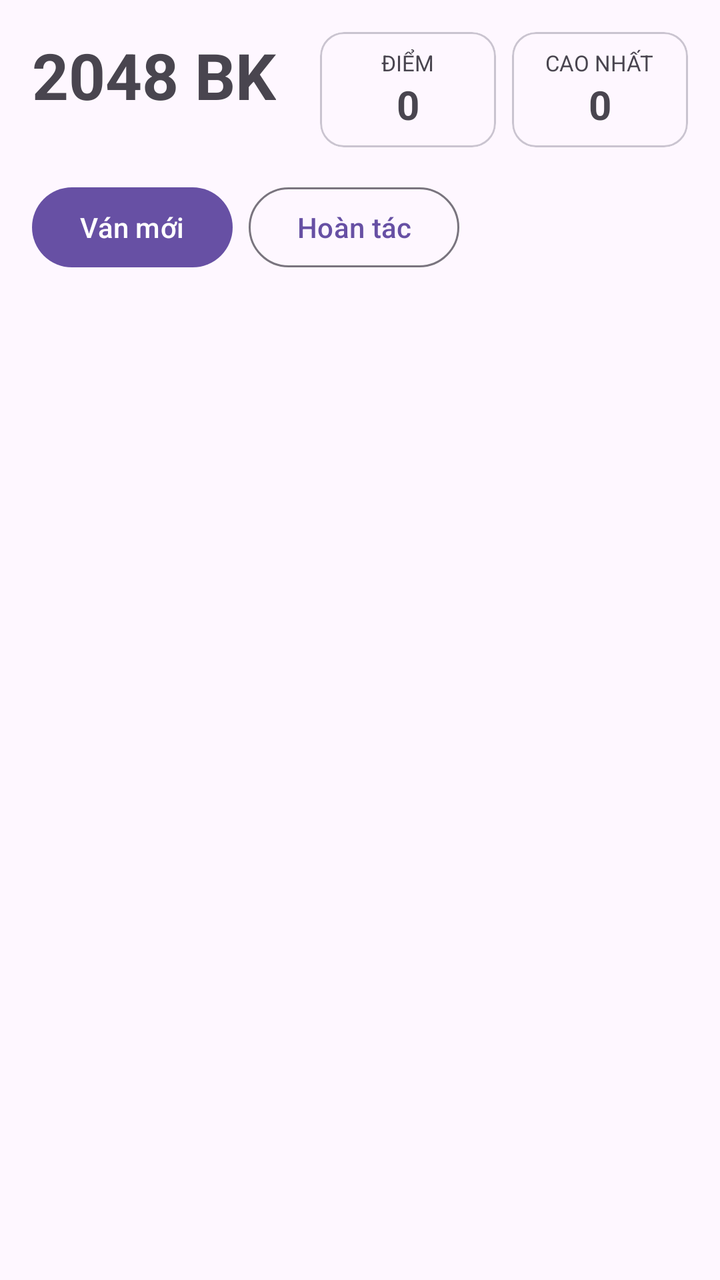
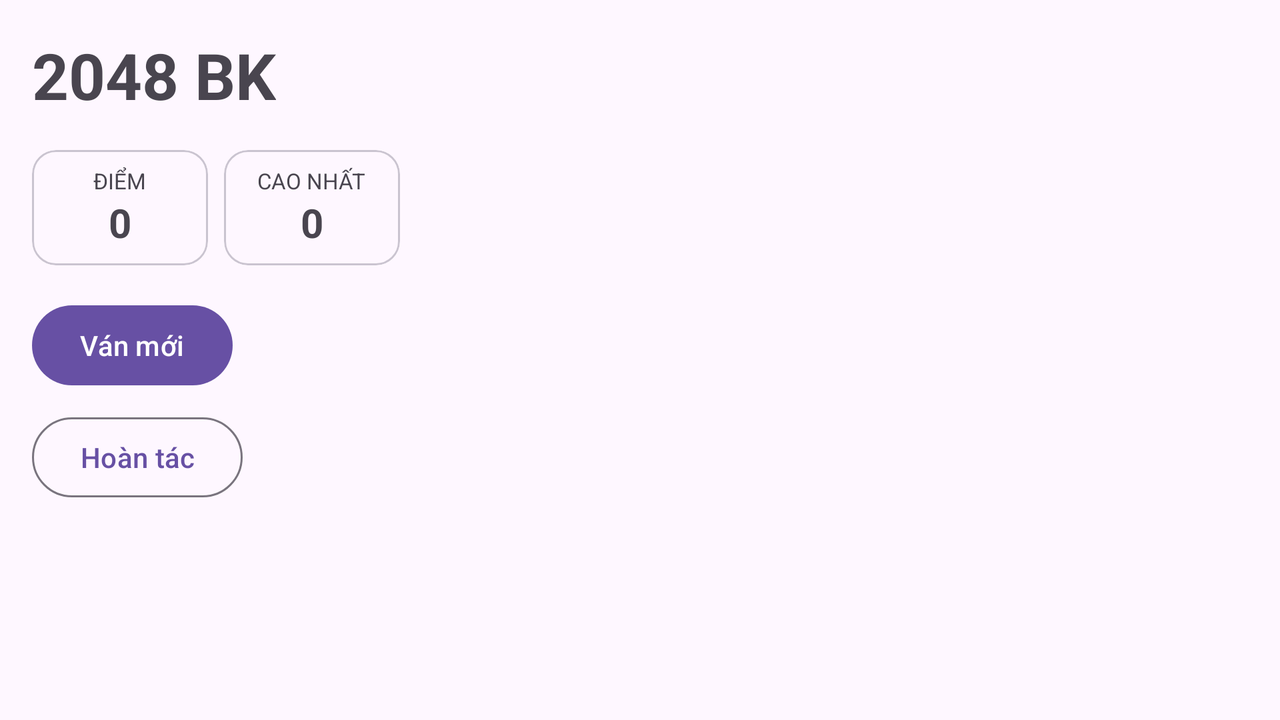

An Android layout and its configuration variant, each rendered on a device that would load it. The default file and the variant file are quoted in full after the pictures.
<!-- AndroidManifest.xml: application theme Theme.BK2048 -->
<!-- res/layout/activity_game.xml -->
<?xml version="1.0" encoding="utf-8"?>
<androidx.constraintlayout.widget.ConstraintLayout xmlns:android="http://schemas.android.com/apk/res/android"
    xmlns:app="http://schemas.android.com/apk/res-auto"
    xmlns:tools="http://schemas.android.com/tools"
    android:id="@+id/main"
    android:layout_width="match_parent"
    android:layout_height="match_parent"
    android:padding="16dp"
    tools:context=".ui.game.GameActivity">

    <TextView
        android:id="@+id/tvTitle"
        android:layout_width="wrap_content"
        android:layout_height="wrap_content"
        android:focusable="true"
        android:focusableInTouchMode="true"
        android:text="@string/app_name"
        android:textSize="32sp"
        android:textStyle="bold"
        app:layout_constraintStart_toStartOf="parent"
        app:layout_constraintTop_toTopOf="parent" />

    <com.google.android.material.card.MaterialCardView
        android:id="@+id/cardBest"
        android:layout_width="wrap_content"
        android:layout_height="wrap_content"
        app:layout_constraintEnd_toEndOf="parent"
        app:layout_constraintTop_toTopOf="parent">

        <LinearLayout
            android:layout_width="wrap_content"
            android:layout_height="wrap_content"
            android:gravity="center"
            android:minWidth="88dp"
            android:orientation="vertical"
            android:padding="8dp">

            <TextView
                android:layout_width="wrap_content"
                android:layout_height="wrap_content"
                android:text="@string/best_label"
                android:textSize="11sp" />

            <TextView
                android:id="@+id/tvBest"
                android:layout_width="wrap_content"
                android:layout_height="wrap_content"
                android:textSize="20sp"
                android:textStyle="bold"
                tools:text="0" />
        </LinearLayout>
    </com.google.android.material.card.MaterialCardView>

    <com.google.android.material.card.MaterialCardView
        android:id="@+id/cardScore"
        android:layout_width="wrap_content"
        android:layout_height="wrap_content"
        android:layout_marginEnd="8dp"
        app:layout_constraintEnd_toStartOf="@id/cardBest"
        app:layout_constraintTop_toTopOf="parent">

        <LinearLayout
            android:layout_width="wrap_content"
            android:layout_height="wrap_content"
            android:gravity="center"
            android:minWidth="88dp"
            android:orientation="vertical"
            android:padding="8dp">

            <TextView
                android:layout_width="wrap_content"
                android:layout_height="wrap_content"
                android:text="@string/score_label"
                android:textSize="11sp" />

            <TextView
                android:id="@+id/tvScore"
                android:layout_width="wrap_content"
                android:layout_height="wrap_content"
                android:textSize="20sp"
                android:textStyle="bold"
                tools:text="0" />
        </LinearLayout>
    </com.google.android.material.card.MaterialCardView>

    <com.google.android.material.button.MaterialButton
        android:id="@+id/btnNewGame"
        android:layout_width="wrap_content"
        android:layout_height="wrap_content"
        android:layout_marginTop="16dp"
        android:text="@string/new_game"
        app:layout_constraintStart_toStartOf="parent"
        app:layout_constraintTop_toBottomOf="@id/cardScore" />

    <com.google.android.material.button.MaterialButton
        android:id="@+id/btnUndo"
        style="@style/Widget.Material3.Button.OutlinedButton"
        android:layout_width="wrap_content"
        android:layout_height="wrap_content"
        android:layout_marginStart="8dp"
        android:text="@string/undo"
        app:layout_constraintBaseline_toBaselineOf="@id/btnNewGame"
        app:layout_constraintStart_toEndOf="@id/btnNewGame" />

    
    <GridLayout
        android:id="@+id/grid"
        android:layout_width="0dp"
        android:layout_height="0dp"
        android:layout_marginTop="16dp"
        android:columnCount="4"
        android:rowCount="4"
        app:layout_constraintBottom_toBottomOf="parent"
        app:layout_constraintEnd_toEndOf="parent"
        app:layout_constraintStart_toStartOf="parent"
        app:layout_constraintTop_toBottomOf="@id/btnNewGame"
        app:layout_constraintVertical_bias="0"
        app:layout_constraintDimensionRatio="H,1:1" />
</androidx.constraintlayout.widget.ConstraintLayout>
<!-- resources referenced by this layout -->
<resources>
  <string name="app_name">2048 BK</string>
  <string name="best_label">CAO NHẤT</string>
  <string name="new_game">Ván mới</string>
  <string name="score_label">ĐIỂM</string>
  <string name="undo">Hoàn tác</string>
  <style name="Theme.BK2048" parent="Base.Theme.BK2048" />
  <style name="Base.Theme.BK2048" parent="Theme.Material3.DayNight.NoActionBar">
          
          
      </style>
</resources>
<!-- res/layout-land/activity_game.xml (the repository's variant of the layout above) -->
<!-- drawn on the phone turned sideways -->
<?xml version="1.0" encoding="utf-8"?>
<androidx.constraintlayout.widget.ConstraintLayout xmlns:android="http://schemas.android.com/apk/res/android"
    xmlns:app="http://schemas.android.com/apk/res-auto"
    xmlns:tools="http://schemas.android.com/tools"
    android:id="@+id/main"
    android:layout_width="match_parent"
    android:layout_height="match_parent"
    android:padding="16dp"
    tools:context=".ui.game.GameActivity">

    <TextView
        android:id="@+id/tvTitle"
        android:layout_width="wrap_content"
        android:layout_height="wrap_content"
        android:focusable="true"
        android:focusableInTouchMode="true"
        android:text="@string/app_name"
        android:textSize="32sp"
        android:textStyle="bold"
        app:layout_constraintStart_toStartOf="parent"
        app:layout_constraintTop_toTopOf="parent" />

    <com.google.android.material.card.MaterialCardView
        android:id="@+id/cardScore"
        android:layout_width="wrap_content"
        android:layout_height="wrap_content"
        android:layout_marginTop="16dp"
        app:layout_constraintStart_toStartOf="parent"
        app:layout_constraintTop_toBottomOf="@id/tvTitle">

        <LinearLayout
            android:layout_width="wrap_content"
            android:layout_height="wrap_content"
            android:gravity="center"
            android:minWidth="88dp"
            android:orientation="vertical"
            android:padding="8dp">

            <TextView
                android:layout_width="wrap_content"
                android:layout_height="wrap_content"
                android:text="@string/score_label"
                android:textSize="11sp" />

            <TextView
                android:id="@+id/tvScore"
                android:layout_width="wrap_content"
                android:layout_height="wrap_content"
                android:textSize="20sp"
                android:textStyle="bold"
                tools:text="0" />
        </LinearLayout>
    </com.google.android.material.card.MaterialCardView>

    <com.google.android.material.card.MaterialCardView
        android:id="@+id/cardBest"
        android:layout_width="wrap_content"
        android:layout_height="wrap_content"
        android:layout_marginStart="8dp"
        android:layout_marginTop="16dp"
        app:layout_constraintStart_toEndOf="@id/cardScore"
        app:layout_constraintTop_toBottomOf="@id/tvTitle">

        <LinearLayout
            android:layout_width="wrap_content"
            android:layout_height="wrap_content"
            android:gravity="center"
            android:minWidth="88dp"
            android:orientation="vertical"
            android:padding="8dp">

            <TextView
                android:layout_width="wrap_content"
                android:layout_height="wrap_content"
                android:text="@string/best_label"
                android:textSize="11sp" />

            <TextView
                android:id="@+id/tvBest"
                android:layout_width="wrap_content"
                android:layout_height="wrap_content"
                android:textSize="20sp"
                android:textStyle="bold"
                tools:text="0" />
        </LinearLayout>
    </com.google.android.material.card.MaterialCardView>

    <com.google.android.material.button.MaterialButton
        android:id="@+id/btnNewGame"
        android:layout_width="wrap_content"
        android:layout_height="wrap_content"
        android:layout_marginTop="16dp"
        android:text="@string/new_game"
        app:layout_constraintStart_toStartOf="parent"
        app:layout_constraintTop_toBottomOf="@id/cardScore" />

    <com.google.android.material.button.MaterialButton
        android:id="@+id/btnUndo"
        style="@style/Widget.Material3.Button.OutlinedButton"
        android:layout_width="wrap_content"
        android:layout_height="wrap_content"
        android:layout_marginTop="8dp"
        android:text="@string/undo"
        app:layout_constraintStart_toStartOf="parent"
        app:layout_constraintTop_toBottomOf="@id/btnNewGame" />

    <GridLayout
        android:id="@+id/grid"
        android:layout_width="0dp"
        android:layout_height="0dp"
        android:layout_marginStart="16dp"
        android:columnCount="4"
        android:rowCount="4"
        app:layout_constraintBottom_toBottomOf="parent"
        app:layout_constraintDimensionRatio="W,1:1"
        app:layout_constraintEnd_toEndOf="parent"
        app:layout_constraintHorizontal_bias="1"
        app:layout_constraintStart_toEndOf="@id/cardBest"
        app:layout_constraintTop_toTopOf="parent" />
</androidx.constraintlayout.widget.ConstraintLayout>
